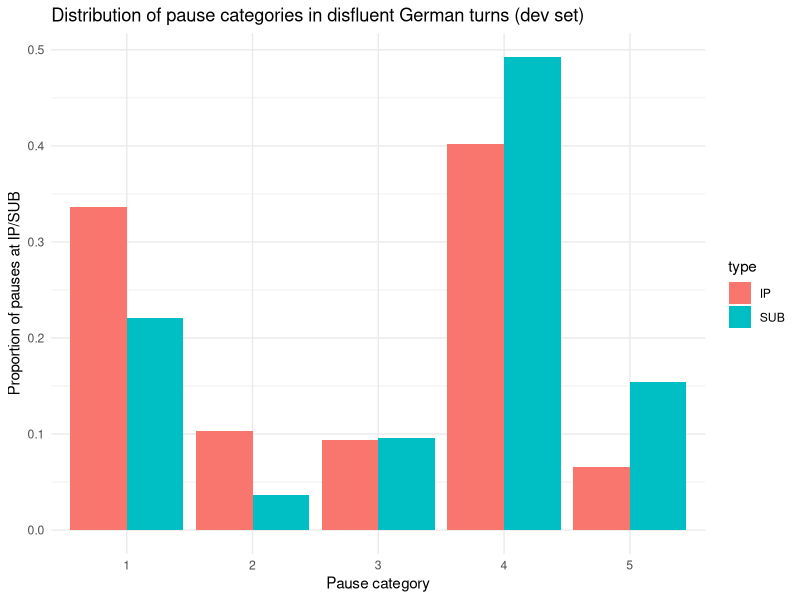
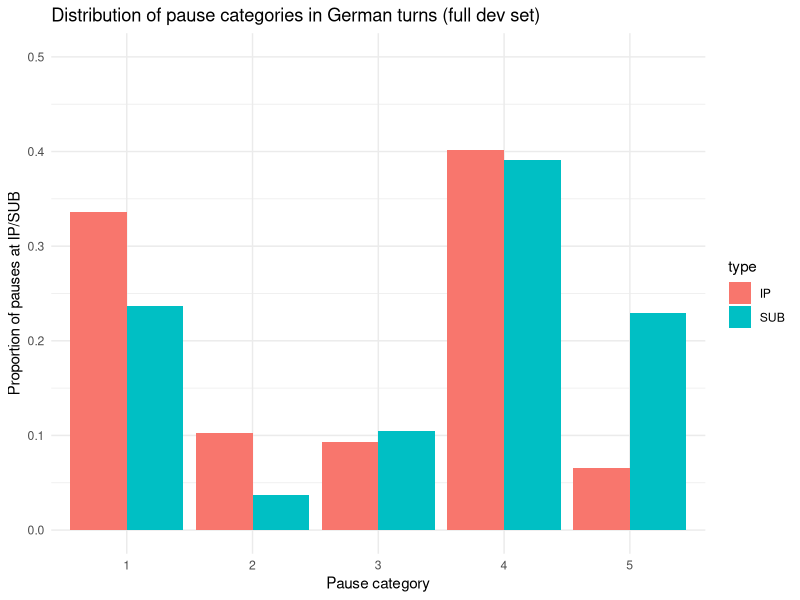
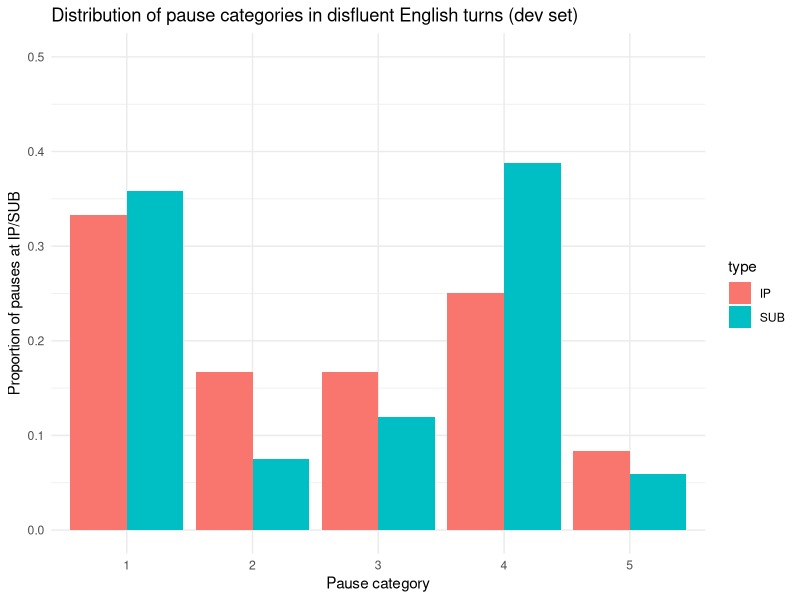
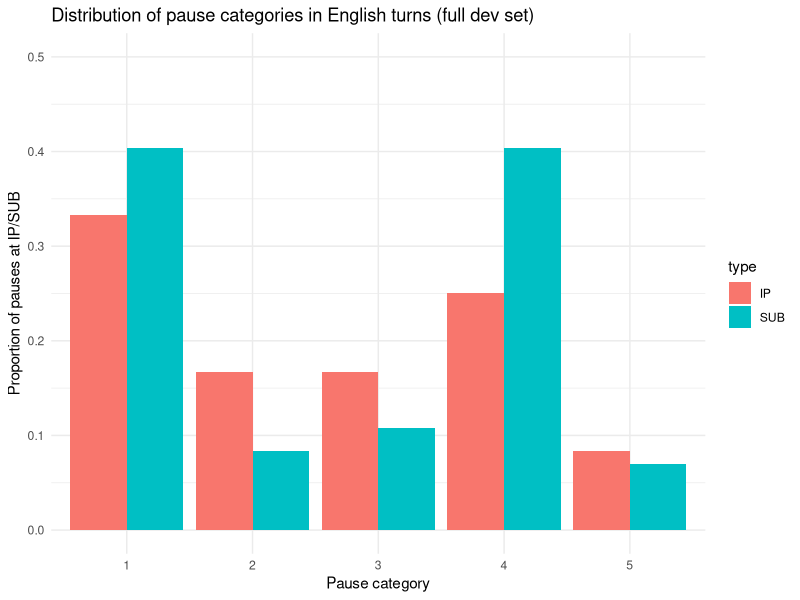
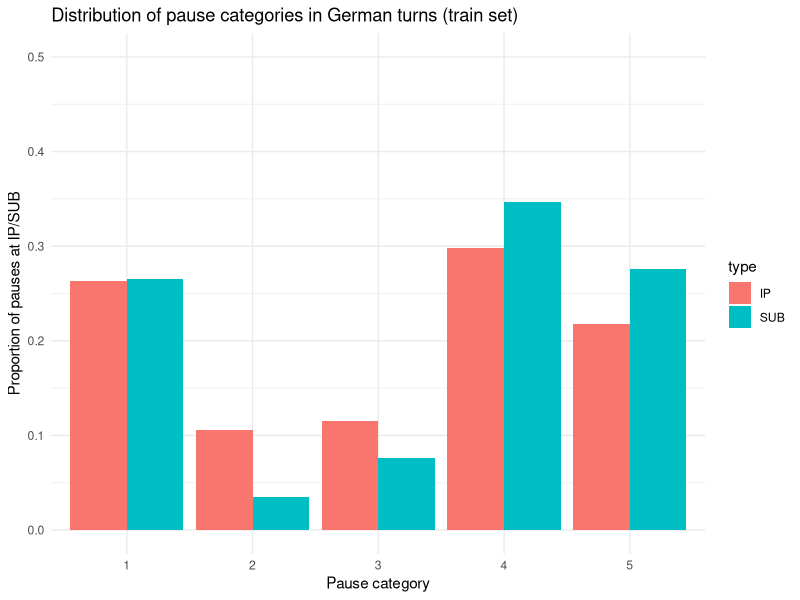
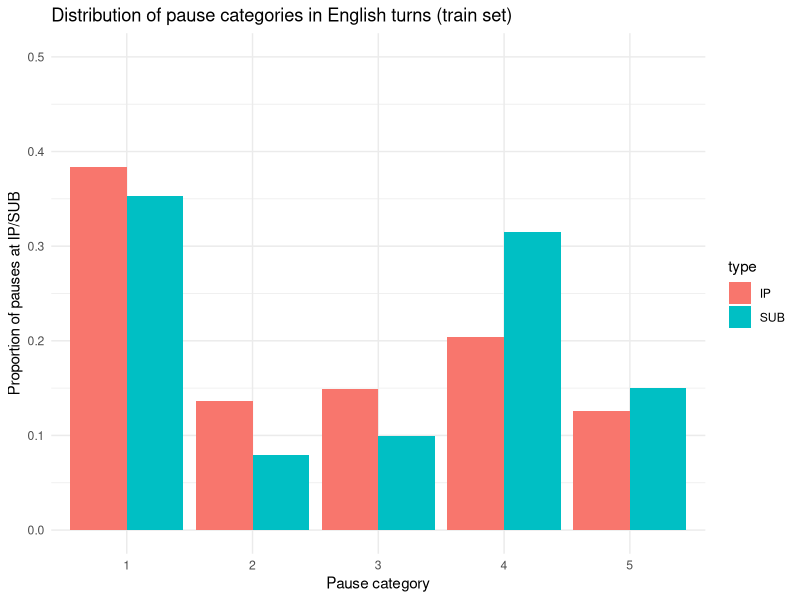
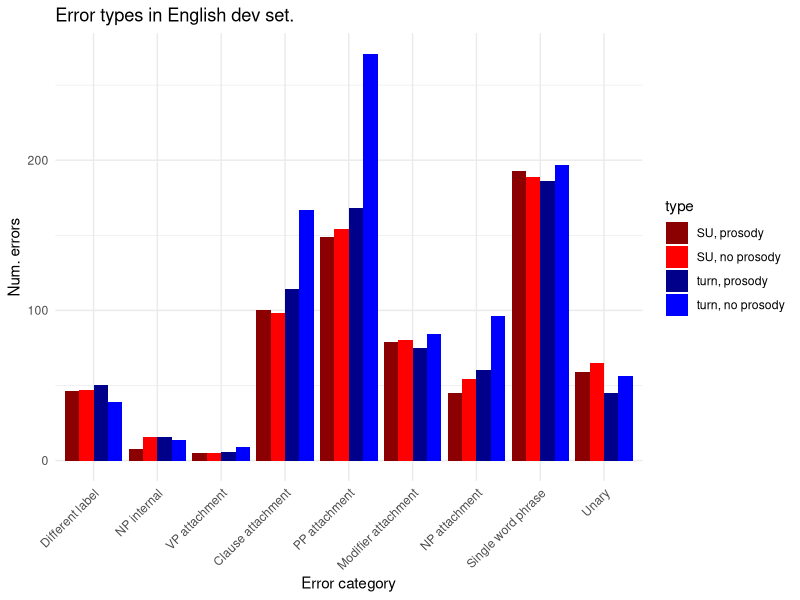

Reproduce these figures in R, in order.
## ---- chunk 1
knitr::opts_chunk$set(echo = TRUE)
library(ggplot2)
## ---- chunk 2
df_ger_disfluent <- data.frame(type=rep(c("SUB", "IP"), each=5),
                pause_category=rep(c("1", "2", "3", "4", "5"),2),
                proportion=c(0.22058823529411764,
                             0.03676470588235294,
                             0.09558823529411764,
                             0.49264705882352944,
                             0.15441176470588236,
                             0.3364485981308411,
                             0.102803738317757,
                             0.09345794392523364,
                             0.40186915887850466,
                             0.06542056074766354)
)
df_ger_disfluent
## ---- chunk 3
df_ger_dev <- data.frame(type=rep(c("SUB", "IP"), each=5),
                pause_category=rep(c("1", "2", "3", "4", "5"),2),
                proportion=c(0.23713235294117646,
                             0.03676470588235294,
                             0.10477941176470588,
                             0.3915441176470588,
                             0.22977941176470587,
                             0.3364485981308411,
                             0.102803738317757,
                             0.09345794392523364,
                             0.40186915887850466,
                             0.06542056074766354)
)
df_ger_dev
## ---- chunk 4
df_ger_train <- data.frame(type=rep(c("SUB", "IP"), each=5),
                pause_category=rep(c("1", "2", "3", "4", "5"),2),
                proportion=c(0.26536763914307243,
                             0.034449348692001294,
                             0.07568091290774034,
                             0.346215954354613,
                             0.2762407148239854,
                             0.26345878989995236,
                             0.10576464983325393,
                             0.11576941400666985,
                             0.2977608384945212,
                             0.21724630776560266
                             )
)
df_ger_train
## ---- chunk 5
df_eng_train <- data.frame(type=rep(c("SUB", "IP"), each=5),
                pause_category=rep(c("1", "2", "3", "4", "5"),2),
                proportion=c(0.35271917940778014,
                             0.07925295142248887,
                             0.09957422101799884,
                             0.3146893748790401,
                             0.15008709115540933,
                             0.384011953679492,
                             0.13672020918939112,
                             0.14904744116548374,
                             0.20395965633171462,
                             0.12551363466567053
                             )
)
df_eng_train
## ---- chunk 6
df_eng_disfluent <- data.frame(type=rep(c("SUB", "IP"), each=5),
                pause_category=rep(c("1", "2", "3", "4", "5"),2),
                proportion=c(0.3582089552238806,
                             0.07462686567164178,
                             0.11940298507462686,
                             0.3880597014925373,
                             0.05970149253731343,
                             0.3333333333333333,
                             0.16666666666666666,
                             0.16666666666666666,
                             0.25,
                             0.08333333333333333)
)
df_eng_disfluent
## ---- chunk 7
df_eng_dev <- data.frame(type=rep(c("SUB", "IP"), each=5),
                pause_category=rep(c("1", "2", "3", "4", "5"),2),
                proportion=c(0.40350877192982454,
                             0.08333333333333333,
                             0.10818713450292397,
                             0.40350877192982454,
                             0.07017543859649122,
                             0.3333333333333333,
                             0.16666666666666666,
                             0.16666666666666666,
                             0.25,
                             0.08333333333333333)
)
df_eng_dev
## ---- chunk 8
errors_eng <- data.frame(type=rep(c("SU, prosody", "SU, no prosody", "turn, prosody", "turn, no prosody"), each=9),
                error_category=rep(c("Different label",
                                    "NP internal",
                                    "VP attachment",
                                    "Clause attachment",
                                    "PP attachment",
                                    "Modifier attachment",
                                    "NP attachment",
                                    "Single word phrase",
                                    "Unary"),4),
                errors=c(46, # diff label
                             8, # np internal
                             5, # vp attachment
                             100, # clause 
                             149, # pp
                             79, # mod
                             45, # np
                             193, # single
                             59, # unary ###
                  47, # diff label
                             16, # np internal
                             5, # vp attachment
                             98, # clause 
                             154, # pp
                             80, # mod
                             54, # np
                             189, # single
                             65, # unary ###
                  50, # diff label
                             16, # np internal
                             6, # vp attachment
                             114, # clause 
                             168, # pp
                             75, # mod
                             60, # np
                             186, # single
                             45, # unary ###
                             39, # diff label
                             14, # np internal
                             9, # vp attachment
                             167, # clause 
                             271, # pp
                             84, # mod
                             96, # np
                             197, # single
                             56 # unary ####
                              )
)
errors_eng$type <- factor(errors_eng$type, levels = c("SU, prosody", "SU, no prosody", "turn, prosody", "turn, no prosody"))
errors_eng
## ---- chunk 9
ggplot(data=df_ger_disfluent, aes(x=pause_category, y=proportion, fill=type)) +
geom_bar(stat="identity", position=position_dodge()) + theme_minimal() +
  xlab("Pause category") + ylab("Proportion of pauses at IP/SUB") + labs(title ="Distribution of pause categories in disfluent German turns (dev set)")
## ---- chunk 10
ggplot(data=df_ger_dev, aes(x=pause_category, y=proportion, fill=type)) +
geom_bar(stat="identity", position=position_dodge()) + theme_minimal() +
  xlab("Pause category") + ylab("Proportion of pauses at IP/SUB") + labs(title ="Distribution of pause categories in German turns (full dev set)") + ylim(0, 0.5)
## ---- chunk 11
ggplot(data=df_eng_disfluent, aes(x=pause_category, y=proportion, fill=type)) +
geom_bar(stat="identity", position=position_dodge()) + theme_minimal() +
  xlab("Pause category") + ylab("Proportion of pauses at IP/SUB") + labs(title ="Distribution of pause categories in disfluent English turns (dev set)") + ylim(0, 0.5)
## ---- chunk 12
ggplot(data=df_eng_dev, aes(x=pause_category, y=proportion, fill=type)) +
geom_bar(stat="identity", position=position_dodge()) + theme_minimal() +
  xlab("Pause category") + ylab("Proportion of pauses at IP/SUB") + labs(title ="Distribution of pause categories in English turns (full dev set)") + ylim(0, 0.5)
## ---- chunk 13
ggplot(data=df_ger_train, aes(x=pause_category, y=proportion, fill=type)) +
geom_bar(stat="identity", position=position_dodge()) + theme_minimal() +
  xlab("Pause category") + ylab("Proportion of pauses at IP/SUB") + labs(title ="Distribution of pause categories in German turns (train set)") + ylim(0, 0.5)
## ---- chunk 14
ggplot(data=df_eng_train, aes(x=pause_category, y=proportion, fill=type)) +
geom_bar(stat="identity", position=position_dodge()) + theme_minimal() +
  xlab("Pause category") + ylab("Proportion of pauses at IP/SUB") + labs(title ="Distribution of pause categories in English turns (train set)") + ylim(0, 0.5)
## ---- chunk 15
ggplot(data=errors_eng, aes(x=error_category, y=errors, fill=type)) +
geom_bar(stat="identity", position=position_dodge()) + theme_minimal() + ylab("Num. errors") + labs(title ="Error types in English dev set.")+
  theme(axis.text.x = element_text(angle = 45, vjust = 1, hjust = 1)) +
  xlab("Error category") + scale_fill_manual(values=c("darkred", "red1", "darkblue", "blue1")) + scale_x_discrete(limits=(c("Different label",
                                    "NP internal",
                                    "VP attachment",
                                    "Clause attachment",
                                    "PP attachment",
                                    "Modifier attachment",
                                    "NP attachment",
                                    "Single word phrase",
                                    "Unary")))
